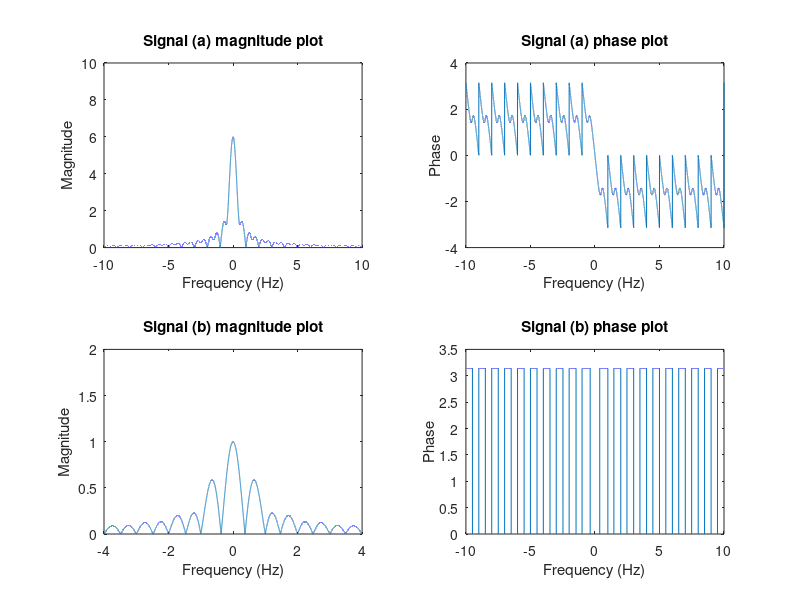

MATLAB code to generate this figure:
clear;
clc;
 f = linspace(-10,10,1e5);
 w = 2*pi*f;
 a = 1;
 T = 1;
 tao = 1;
 
 %Fourier transform of signal (a)
Xa = (-2./(j*w)) .* (-2 + exp(-j*w) + exp(-2*j*w));
 %Fourier transform of signal (b)
Xb = (2./(tao .* w.^2)).*(tao .* w .* sin(w .* tao) + cos(w .* tao) - 1);

Xa_mag = abs(Xa);
Xa_phase = angle(Xa);
Xb_mag = abs(Xb);
Xb_phase = angle(Xb);

subplot(2,2,1);
plot(f,Xa_mag);
title('Signal (a) magnitude plot');
ylabel('Magnitude');
xlabel('Frequency (Hz)');
axis([-10 10 0 10])

subplot(2,2,2);
plot(f,Xa_phase);
title('Signal (a) phase plot');
ylabel('Phase');
xlabel('Frequency (Hz)');


subplot(2,2,3);
plot(f,Xb_mag);
title('Signal (b) magnitude plot');
ylabel('Magnitude');
xlabel('Frequency (Hz)');
axis([-4 4 0 2])

subplot(2,2,4);
plot(f,Xb_phase);
title('Signal (b) phase plot');
ylabel('Phase');
xlabel('Frequency (Hz)');
